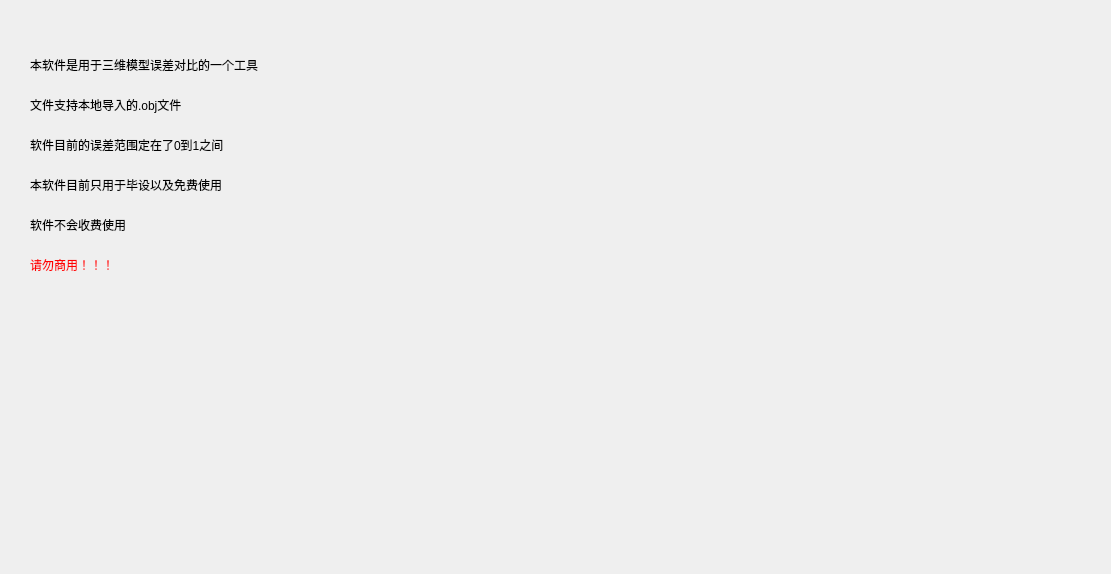
<?xml version="1.0" encoding="UTF-8"?>
<ui version="4.0">
 <class>MainWindow5</class>
 <widget class="QMainWindow" name="MainWindow5">
  <property name="geometry">
   <rect>
    <x>0</x>
    <y>0</y>
    <width>1111</width>
    <height>574</height>
   </rect>
  </property>
  <property name="windowTitle">
   <string>MainWindow</string>
  </property>
  <widget class="QWidget" name="centralwidget">
   <widget class="QWidget" name="widget" native="true">
    <property name="geometry">
     <rect>
      <x>20</x>
      <y>30</y>
      <width>681</width>
      <height>471</height>
     </rect>
    </property>
    <widget class="QLabel" name="label">
     <property name="geometry">
      <rect>
       <x>10</x>
       <y>20</y>
       <width>600</width>
       <height>30</height>
      </rect>
     </property>
     <property name="styleSheet">
      <string notr="true">font: 6pt &quot;华文行楷&quot;;
font: 7pt &quot;华文行楷&quot;;
font: 8pt &quot;华文行楷&quot;;
font: 9pt &quot;华文行楷&quot;;
font: 13pt &quot;华文行楷&quot;;
font: 10pt &quot;方正粗黑宋简体&quot;;</string>
     </property>
     <property name="text">
      <string>本软件是用于三维模型误差对比的一个工具</string>
     </property>
    </widget>
    <widget class="QLabel" name="label_2">
     <property name="geometry">
      <rect>
       <x>10</x>
       <y>60</y>
       <width>600</width>
       <height>30</height>
      </rect>
     </property>
     <property name="styleSheet">
      <string notr="true">font: 6pt &quot;华文行楷&quot;;
font: 7pt &quot;华文行楷&quot;;
font: 8pt &quot;华文行楷&quot;;
font: 9pt &quot;华文行楷&quot;;
font: 13pt &quot;华文行楷&quot;;
font: 10pt &quot;方正粗黑宋简体&quot;;</string>
     </property>
     <property name="text">
      <string>文件支持本地导入的.obj文件</string>
     </property>
    </widget>
    <widget class="QLabel" name="label_3">
     <property name="geometry">
      <rect>
       <x>10</x>
       <y>100</y>
       <width>600</width>
       <height>30</height>
      </rect>
     </property>
     <property name="styleSheet">
      <string notr="true">font: 6pt &quot;华文行楷&quot;;
font: 7pt &quot;华文行楷&quot;;
font: 8pt &quot;华文行楷&quot;;
font: 9pt &quot;华文行楷&quot;;
font: 13pt &quot;华文行楷&quot;;
font: 10pt &quot;方正粗黑宋简体&quot;;</string>
     </property>
     <property name="text">
      <string>软件目前的误差范围定在了0到1之间</string>
     </property>
    </widget>
    <widget class="QLabel" name="label_4">
     <property name="geometry">
      <rect>
       <x>10</x>
       <y>140</y>
       <width>600</width>
       <height>30</height>
      </rect>
     </property>
     <property name="styleSheet">
      <string notr="true">font: 6pt &quot;华文行楷&quot;;
font: 7pt &quot;华文行楷&quot;;
font: 8pt &quot;华文行楷&quot;;
font: 9pt &quot;华文行楷&quot;;
font: 13pt &quot;华文行楷&quot;;
font: 10pt &quot;方正粗黑宋简体&quot;;</string>
     </property>
     <property name="text">
      <string>本软件目前只用于毕设以及免费使用</string>
     </property>
    </widget>
    <widget class="QLabel" name="label_5">
     <property name="geometry">
      <rect>
       <x>10</x>
       <y>180</y>
       <width>600</width>
       <height>30</height>
      </rect>
     </property>
     <property name="styleSheet">
      <string notr="true">font: 6pt &quot;华文行楷&quot;;
font: 7pt &quot;华文行楷&quot;;
font: 8pt &quot;华文行楷&quot;;
font: 9pt &quot;华文行楷&quot;;
font: 13pt &quot;华文行楷&quot;;
font: 10pt &quot;方正粗黑宋简体&quot;;</string>
     </property>
     <property name="text">
      <string>软件不会收费使用</string>
     </property>
    </widget>
    <widget class="QLabel" name="label_6">
     <property name="geometry">
      <rect>
       <x>10</x>
       <y>220</y>
       <width>600</width>
       <height>30</height>
      </rect>
     </property>
     <property name="styleSheet">
      <string notr="true">font: 6pt &quot;华文行楷&quot;;
font: 7pt &quot;华文行楷&quot;;
font: 8pt &quot;华文行楷&quot;;
font: 9pt &quot;华文行楷&quot;;
font: 13pt &quot;华文行楷&quot;;
font: 10pt &quot;方正粗黑宋简体&quot;;
color: rgb(255, 0, 0);</string>
     </property>
     <property name="text">
      <string>请勿商用！！！</string>
     </property>
    </widget>
   </widget>
   <widget class="QWidget" name="widget_2" native="true">
    <property name="geometry">
     <rect>
      <x>0</x>
      <y>0</y>
      <width>1111</width>
      <height>574</height>
     </rect>
    </property>
    <property name="styleSheet">
     <string notr="true">background-image: url(:/demo/4.png);
background-image: url(:/new/bg30.png);</string>
    </property>
   </widget>
   <zorder>widget_2</zorder>
   <zorder>widget</zorder>
  </widget>
  <widget class="QMenuBar" name="menubar">
   <property name="geometry">
    <rect>
     <x>0</x>
     <y>0</y>
     <width>1111</width>
     <height>26</height>
    </rect>
   </property>
  </widget>
 </widget>
 <resources/>
 <connections/>
</ui>
